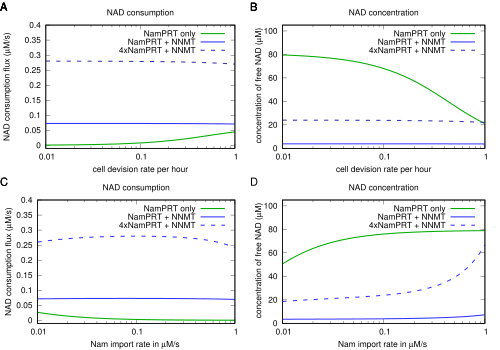

Recreate this plot in gnuplot.
set terminal postscript eps color enhanced 'Arial' 12
set output 'NamPRTNNMT.eps'
set multiplot

set xlabel 'cell devision rate per hour'

set log x
#set format x "%g"


set size 0.5,0.5
set origin 0.0,0.5

set xrange [0.01:1]



set yrange [-0.01:0.4]
set title 'NAD consumption'
set ylabel 'NAD consumption flux ({/Symbol m}M/s)'
set label 'A' font 'Arial,16' at screen 0.0, screen 0.98

plot 'NampRTNNMT_celldev_0_100.txt' using ($6*3600):($8*1000) title 'NamPRT only' w lines lt rgb "#00AA00" lw 3, 'NampRTNNMT_celldev_10_100.txt' using ($6*3600):($8*1000) title 'NamPRT + NNMT' w lines  lt  rgb "#3333FF" lw 3, 'NampRTNNMT_celldev_10_400.txt' using ($6*3600):($8*1000) title '4xNamPRT + NNMT' w lines  lt  rgb "#3333AA" lw 3 dt 2;


set size 0.5,0.5
set origin 0.5,0.5
set title 'NAD concentration'
set label 'B' font 'Arial, 16' at screen 0.5, screen 0.98
set ylabel offset 2,0 ' concentration of free NAD ({/Symbol m}M)'
set yrange [0:105]
plot 'NampRTNNMT_celldev_0_100.txt' using ($6*3600):($7*1000) title 'NamPRT only' w lines lt rgb "#00AA00" lw 3, 'NampRTNNMT_celldev_10_100.txt' using ($6*3600):($7*1000) title 'NamPRT + NNMT' w lines lt rgb "#3333FF" lw 3, 'NampRTNNMT_celldev_10_400.txt' using ($6*3600):($7*1000) title '4xNamPRT + NNMT' w lines lt rgb "#3333AA" lw 3 dt 2;

set size 0.5,0.5
set origin 0.0,0.0

set xrange [0.01:1]

set xlabel 'Nam import rate in {/Symbol m}M/s '

set yrange [-0.01:0.4]
set title 'NAD consumption'
set ylabel 'NAD consumption flux ({/Symbol m}M/s)'
set label 'C' font 'Arial,16' at screen 0.0, screen 0.48

plot 'NampRTNNMT_Namimport_0_100.txt' using ($9*1000):($8*1000) title 'NamPRT only' w lines lt rgb "#00AA00" lw 3, 'NampRTNNMT_Namimport_10_100.txt' using ($9*1000):($8*1000) title 'NamPRT + NNMT' w lines  lt  rgb "#3333FF" lw 3, 'NampRTNNMT_Namimport_10_400.txt' using ($9*1000):($8*1000) title '4xNamPRT + NNMT' w lines  lt  rgb "#3333FF" lw 3 dt 2;


set size 0.5,0.5
set origin 0.5,0.0
set title 'NAD concentration'
set label 'D' font 'Arial, 16' at screen 0.5, screen 0.48
set ylabel offset 2,0 ' concentration of free NAD ({/Symbol m}M)'
set yrange [0:105]
plot 'NampRTNNMT_Namimport_0_100.txt' using ($9*1000):($7*1000) title 'NamPRT only' w lines lt rgb "#00AA00" lw 3, 'NampRTNNMT_Namimport_10_100.txt' using ($9*1000):($7*1000) title 'NamPRT + NNMT' w lines lt rgb "#3333FF" lw 3, 'NampRTNNMT_Namimport_10_400.txt' using ($9*1000):($7*1000) title '4xNamPRT + NNMT' w lines lt rgb "#3333FF" lw 3 dt 2;
